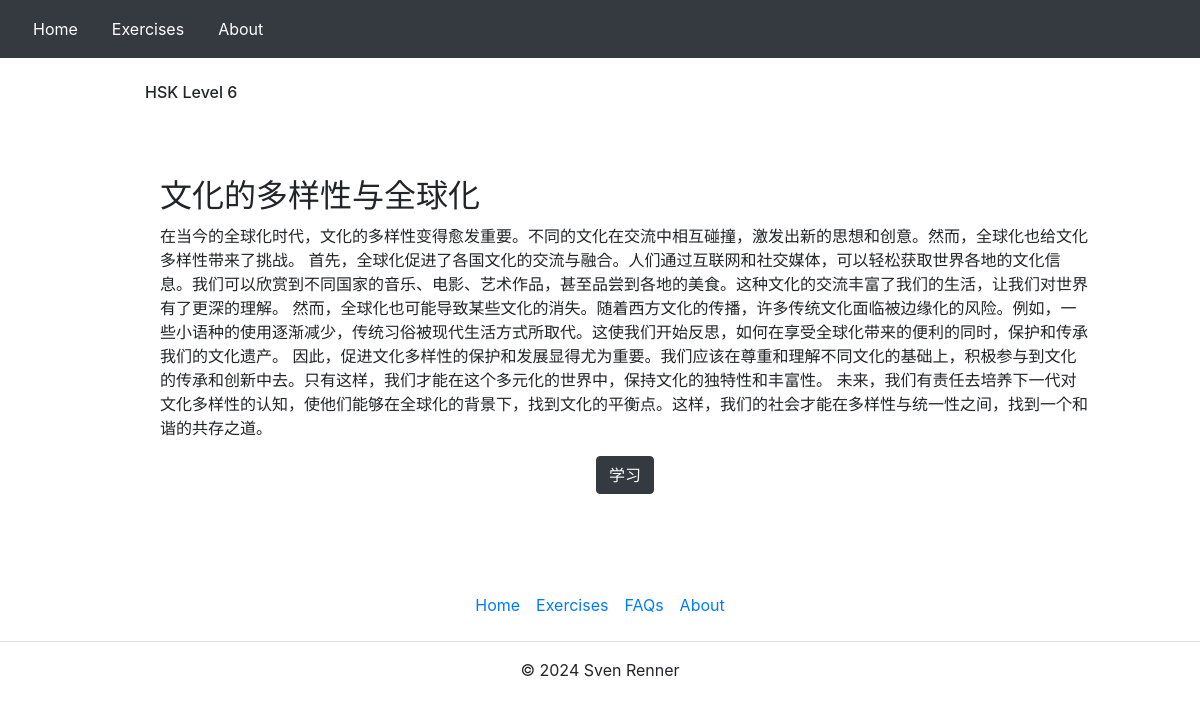
Page /chinese_hsk/hsk/6/ on the committed database.
### chinese_hsk/models.py (models this page shows, shortened)
class TextMeta(models.Model):
    text_id = models.AutoField(primary_key=True)
    hsk_level = models.IntegerField()
    source = models.ForeignKey(Source, on_delete=models.CASCADE)  # Linking to Source

class TextTitle(models.Model):
    text_id = models.OneToOneField(TextMeta, on_delete=models.CASCADE)
    text_name = models.CharField(max_length=255)

class TextFull(models.Model):
    text_id = models.OneToOneField(TextMeta, on_delete=models.CASCADE)
    text_full = models.TextField()

### chinese_hsk/views.py (the view)
# urls.py: path('hsk/<int:hsk_level>/', hsk_texts, name='hsk_texts'),
def hsk_texts(request, hsk_level):
    texts = TextMeta.objects.filter(hsk_level=hsk_level).select_related('texttitle')
    context = {
        'texts': texts,
        'hsk_level': hsk_level,
    }
    return render(request, 'chinese_hsk/hsk_texts.html', context)

### chinese_hsk/templates/chinese_hsk/hsk_texts.html
{% extends "chinese_hsk/layout.html" %}
{% block body %}
<div class="container">
    <h6 style="margin: 25px 50px 75px 100px">HSK Level {{ hsk_level }} </h6>
    {% for text in texts %}
        <div class="col-md-auto" style="margin: 25px 50px 75px 100px">
            <h2>{{ text.texttitle.text_name }}</h2>
            <p>{{ text.textfull.text_full }}</p>
            {% if text.textparagraph_set.first %}
            <div class="text-center">
                <a href="{% url 'paragraph_blankedeasy' text_id=text.text_id p_number=1 %}"class="btn btn-dark">学习</a>
            </div>
            {% else %}
                <p><em>No paragraphs available for this text.</em></p>
            {% endif %}
        </div>
    {% empty %}
        <li>No texts available for this HSK level.</li>
    {% endfor %}
</div>
{% endblock %}

### rows in the picture
TextMeta: texttitle.text_name "文化的多样性与全球化", textfull.text_full "在当今的全球化时代，文化的多样性变得愈发重要。不同的文化在交流中相互碰撞，激发出新的思想和创意。然而，全球化也给文化多样性带来了挑战。 首先，全球化促进了各国文化的交流与融合。人们通过互联网和社交媒体，可以轻松获取世界各地的文化信息。我们可以欣赏到不同国家的音乐、电影、艺术作品，甚至品尝到各地的美食。这种文化的交流丰富了我们的生活，让我们对世界有了更深的理解。 然而，全球化也可能导致某些文化的消失。随着西方文化的传播，许多传统文化面临被边缘化的风险。例如，一些小语种的使用逐渐减少，传统习俗被现代生活方式所取代。这使我们开始反思，如何在享受全球化带来的便利的同时，保护和传承我们的文化遗产。 因此，促进文化多样性的保护和发展显得尤为重要。我们应该在尊重和理解不同文化的基础上，积极参与到文化的传承和创新中去。只有这样，我们才能在这个多元化的世界中，保持文化的独特性和丰富性。 未来，我们有责任去培养下一代对文化多样性的认知，使他们能够在全球化的背景下，找到文化的平衡点。这样，我们的社会才能在多样性与统一性之间，找到一个和谐的共存之道。", shows "学习"

### other values in the picture
{{ hsk_level }} "6"
